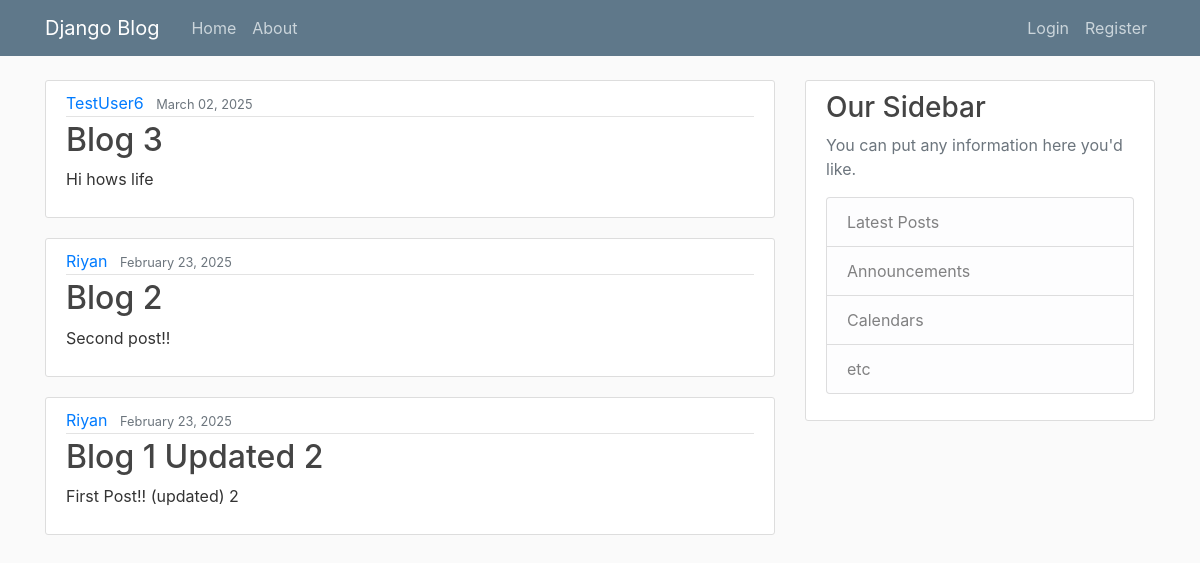
The page / on the database its author committed.
### blog/models.py (models this page shows, shortened)
class Post(models.Model):
    title = models.CharField(max_length=100)
    content = models.TextField()
    date_posted = models.DateTimeField(auto_now_add=True)
    author = models.ForeignKey(User, on_delete=models.CASCADE) #when user is deleted, posts also get deleted thats why cascade is used

### blog/views.py (the view)
# urls.py: path('',PostListView.as_view(), name = 'blog-home'), #home page route
class PostListView(ListView):
    model = Post
    template_name = 'blog/home.html'
    context_object_name = 'posts'
    ordering = ['-date_posted']
    paginate_by = 5

### blog/templates/blog/home.html
{% extends "blog/base.html" %}
{% block content %}
    {% for post in posts %}
    <article class="media content-section">
        <div class="media-body">
          <div class="article-metadata">
            <a class="mr-2" href="#">{{ post.author }}</a>
            <small class="text-muted">{{ post.date_posted|date:"F d, Y" }}</small>
          </div>
          <h2><a class="article-title" href="{% url 'post-detail' post.id %}">{{ post.title }}</a></h2>
          <p class="article-content">{{ post.content }}</p>
        </div>
      </article>
    {% endfor %}
{% endblock content %}

### blog/templates/blog/base.html (shortened to what this page needs)
{% load static %}
<!DOCTYPE html>
<html>
<head>
    <link rel="stylesheet" href="https://cdn.jsdelivr.net/npm/bootstrap@4.0.0/dist/css/bootstrap.min.css">
    <link rel = "stylesheet" type = "text/css" href = "{%static 'blog/main.css'%}"
</head>
<head>
    <body>
        <header class="site-header">
            <nav class="navbar navbar-expand-md navbar-dark bg-steel fixed-top">
              <div class="container">
                <a class="navbar-brand mr-4" href="/">Django Blog</a>
                <div class="collapse navbar-collapse" id="navbarToggle">
                  <div class="navbar-nav mr-auto">
                    <a class="nav-item nav-link" href="{% url 'blog-home' %}">Home</a>
                    <a class="nav-item nav-link" href="{% url 'blog-about' %}">About</a>
                  </div>
                  <div class="navbar-nav">
                    {% if user.is_authenticated %}
                      <a class="nav-item nav-link" href="{% url 'post-create' %}">Create Post</a>
                      <a class="nav-item nav-link" href="{% url 'profile' %}">Profile</a>
                      <a class="nav-item nav-link" href="{% url 'logout' %}">Logout</a>
                    {% else %}
                      <a class="nav-item nav-link" href="{% url 'login' %}">Login</a>
                      <a class="nav-item nav-link" href="{% url 'register' %}">Register</a>
                    {% endif %}
                  </div>
                </div>
              </div>
            </nav>
          </header>
          <main role="main" class="container">
            <div class="row">
              <div class="col-md-8">
                {% block content %}{% endblock %}
              </div>
              <div class="col-md-4">
                <div class="content-section">
                  <h3>Our Sidebar</h3>
                  <p class='text-muted'>You can put any information here you'd like.
                    <ul class="list-group">
                      <li class="list-group-item list-group-item-light">Latest Posts</li>
                      <li class="list-group-item list-group-item-light">Announcements</li>
                      <li class="list-group-item list-group-item-light">Calendars</li>
                      <li class="list-group-item list-group-item-light">etc</li>
                    </ul>
                  </p>
                </div>
              </div>
            </div>
          </main>
    </body>
</head>
</html>

### blog/static/blog/main.css (style rules this page uses)
body { background: #fafafa; color: #333333; margin-top: 5rem; }
h1, h2, h3, h4, h5, h6 { color: #444444; }
ul { margin: 0; }
.bg-steel { background-color: #5f788a; }
.site-header .navbar-nav .nav-link { color: #cbd5db; }
.content-section { background: #ffffff; padding: 10px 20px; border: 1px solid #dddddd; border-radius: 3px; margin-bottom: 20px; }
.article-title { color: #444444; }
.article-content { white-space: pre-line; }
.article-metadata { padding-bottom: 1px; margin-bottom: 4px; border-bottom: 1px solid #e3e3e3 }

### rows shown on the page
Post: author "TestUser6", date_posted "March 02, 2025", title "Blog 3", content "Hi hows life"
Post: author "Riyan", date_posted "February 23, 2025", title "Blog 2", content "Second post!!"
Post: author "Riyan", date_posted "February 23, 2025", title "Blog 1 Updated 2", content "First Post!! (updated) 2"
